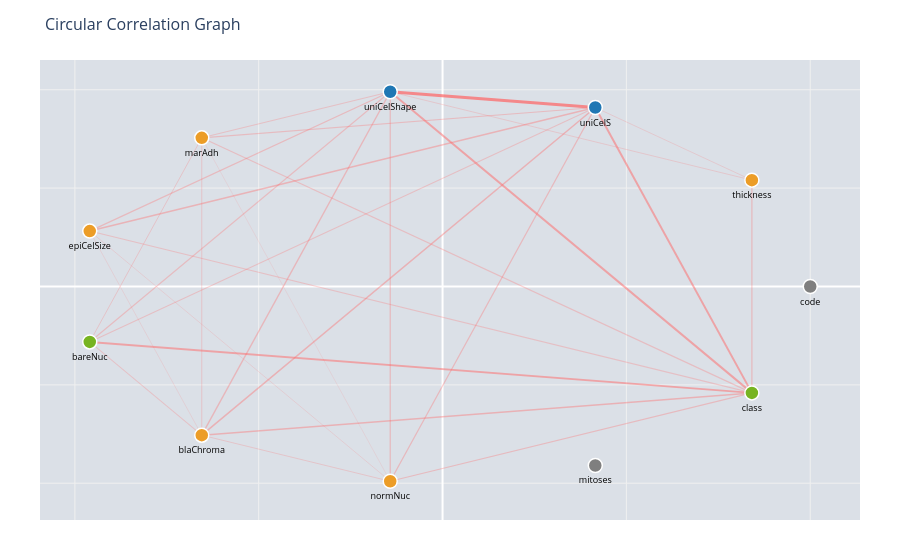

The notebook cell this image was saved under:
### Markdown cell above
Now we can learn that the strongest correlation is between uniCelS and uniCelShape.

### **d) Circular layout**

Now we work with a circular layout. Now positions of the nodes do not reflect the stronger or weaker relations. Therfore, our color code has to be more complex. We will color the nodes (variables) depending on the maximum correlation of it:
- Blue node if pmax > 0.9
- Green node if 0.8 < pmax < 0.9
- Orange node if 0.6 < pmax < 0.8
- Gray node if pmax < 0.6

### Code cell
G3 = nx.Graph()

# Add the variables as nodes:
for col in corr_mat.columns:
    G3.add_node(col)

threshold = 0.6

# Add edges with weights
for i in range(len(corr_mat.columns)):
    for j in range(i+1, len(corr_mat.columns)):
        if abs(corr_mat.iloc[i, j]) > threshold: 
            G3.add_edge(corr_mat.columns[i], corr_mat.columns[j], weight=corr_mat.iloc[i, j])

# We replace the diagonal with 0 temporarily to avoid evaluating the correlation of a variable with itself
temp_corr = corr_mat.abs().copy()
np.fill_diagonal(temp_corr.values, 0)

node_colors = []
node_categories = []

for node in G3.nodes():
    # Looking for the maximum absolute correlation of this node with any other
    p_max = temp_corr[node].max()
    
    if p_max > 0.9:
        color = '#1f77b4'  # Blue if ρmax > 0.9
        cat = 'ρmax > 0.9'
    elif 0.8 < p_max <= 0.9:
        color = "#77b421"  # Green if 0.8 < ρmax <= 0.9
        cat = '0.8 < ρmax <= 0.9'
    elif 0.6 < p_max <= 0.8:
        color = "#ec9d27"  # Orange if 0.6 < ρmax <= 0.8
        cat = '0.6 < ρmax <= 0.8'
    else:
        color = '#7f7f7f'  # Gray for the remaining (ρmax <= 0.6)
        cat = 'ρmax <= 0.6'
        
    node_colors.append(color)
    node_categories.append(f"{node} ({cat})")

# Circular layout
pos = nx.circular_layout(G3) 

# Edge traces
edge_traces = []
for edge in G3.edges(data=True):
    node1, node2, attr = edge
    x0, y0 = pos[node1]
    x1, y1 = pos[node2]
    
    weight = abs(attr['weight'])
    
    # Exageramos la diferencia visual con potencia cúbica (como en el paso anterior)
    exaggerated_factor = weight ** 3.5
    edge_width = exaggerated_factor * 4
    edge_color = f"rgba(300, 100, 100, {exaggerated_factor})"
    
    trace = go.Scatter(
        x=[x0, x1], y=[y0, y1],
        line=dict(width=edge_width, color=edge_color),
        hoverinfo='none',
        mode='lines'
    )
    edge_traces.append(trace)

# Node traces:
node_x = []
node_y = []
for node in G3.nodes():
    x, y = pos[node]
    node_x.append(x)
    node_y.append(y)

node_trace = go.Scatter(
    x=node_x, y=node_y,
    mode='markers',
    hoverinfo='text',
    text=node_categories, 
    marker=dict(
        size=14, 
        color=node_colors, 
        line=dict(width=1.5, color='white')
    )
)

# Label traces:
label_x = []
label_y = []
label_text = []
for node in G3.nodes():
    x, y = pos[node]
    label_x.append(x)
    label_y.append(y - 0.08)   
    label_text.append(node)

label_trace = go.Scatter(
    x=label_x, y=label_y,
    mode='text',
    text=label_text,
    textposition='middle center',
    hoverinfo='none',
    textfont=dict(size=9, color='black')
)

# Figure and Layout
fig = go.Figure(
    data=[*edge_traces, node_trace, label_trace],
    layout=go.Layout(
        title=dict(text='Circular Correlation Graph', font=dict(size=16)),
        showlegend=False,
        hovermode='closest',
        margin=dict(b=40, l=40, r=40, t=60), 
        xaxis=dict(showgrid=True, gridcolor="#f0f0f0", gridwidth=1, zeroline=True, zerolinecolor="#ffffff",showticklabels=False),
        yaxis=dict(showgrid=True, gridcolor="#f0f0f0", gridwidth=1, zeroline=True, zerolinecolor="#ffffff", showticklabels=False),
        plot_bgcolor="#dbe0e7"
    )
)

fig.show()

### Figure 1 — Plotly figure (JSON) as saved in the notebook; plotly's stock layout.template omitted (floating-point values rounded to 4 significant figures)
{"data": [{"hoverinfo": "none", "line": {"color": "rgba(300, 100, 100, 0.2154035179010328)", "width": 0.8616}, "mode": "lines", "type": "scatter", "x": [0.8413, 0.4154], "y": [0.5406, 0.9096]}, {"hoverinfo": "none", "line": {"color": "rgba(300, 100, 100, 0.2269293379599417)", "width": 0.9077}, "mode": "lines", "type": "scatter", "x": [0.8413, -0.1423], "y": [0.5406, 0.9898]}, {"hoverinfo": "none", "line": {"color": "rgba(300, 100, 100, 0.3105978676021619)", "width": 1.242}, "mode": "lines", "type": "scatter", "x": [0.8413, 0.8413], "y": [0.5406, -0.5406]}, {"hoverinfo": "none", "line": {"color": "rgba(300, 100, 100, 0.7102767376719925)", "width": 2.841}, "mode": "lines", "type": "scatter", "x": [0.4154, -0.1423], "y": [0.9096, 0.9898]}, {"hoverinfo": "none", "line": {"color": "rgba(300, 100, 100, 0.2950637242311674)", "width": 1.18}, "mode": "lines", "type": "scatter", "x": [0.4154, -0.6549], "y": [0.9096, 0.7557]}, {"hoverinfo": "none", "line": {"color": "rgba(300, 100, 100, 0.3684311702666418)", "width": 1.474}, "mode": "lines", "type": "scatter", "x": [0.4154, -0.9595], "y": [0.9096, 0.2817]}, {"hoverinfo": "none", "line": {"color": "rgba(300, 100, 100, 0.26830233761400557)", "width": 1.073}, "mode": "lines", "type": "scatter", "x": [0.4154, -0.9595], "y": [0.9096, -0.2817]}, {"hoverinfo": "none", "line": {"color": "rgba(300, 100, 100, 0.37520202962840105)", "width": 1.501}, "mode": "lines", "type": "scatter", "x": [0.4154, -0.6549], "y": [0.9096, -0.7557]}, {"hoverinfo": "none", "line": {"color": "rgba(300, 100, 100, 0.3211440029337182)", "width": 1.285}, "mode": "lines", "type": "scatter", "x": [0.4154, -0.1423], "y": [0.9096, -0.9898]}, {"hoverinfo": "none", "line": {"color": "rgba(300, 100, 100, 0.4948318787170132)", "width": 1.979}, "mode": "lines", "type": "scatter", "x": [0.4154, 0.8413], "y": [0.9096, -0.5406]}, {"hoverinfo": "none", "line": {"color": "rgba(300, 100, 100, 0.2634199812018974)", "width": 1.054}, "mode": "lines", "type": "scatter", "x": [-0.1423, -0.6549], "y": [0.9898, 0.7557]}, {"hoverinfo": "none", "line": {"color": "rgba(300, 100, 100, 0.31620126000376325)", "width": 1.265}, "mode": "lines", "type": "scatter", "x": [-0.1423, -0.9595], "y": [0.9898, 0.2817]}, {"hoverinfo": "none", "line": {"color": "rgba(300, 100, 100, 0.2978421732764277)", "width": 1.191}, "mode": "lines", "type": "scatter", "x": [-0.1423, -0.9595], "y": [0.9898, -0.2817]}, {"hoverinfo": "none", "line": {"color": "rgba(300, 100, 100, 0.3419525846173187)", "width": 1.368}, "mode": "lines", "type": "scatter", "x": [-0.1423, -0.6549], "y": [0.9898, -0.7557]}, {"hoverinfo": "none", "line": {"color": "rgba(300, 100, 100, 0.3158598158232433)", "width": 1.263}, "mode": "lines", "type": "scatter", "x": [-0.1423, -0.1423], "y": [0.9898, -0.9898]}, {"hoverinfo": "none", "line": {"color": "rgba(300, 100, 100, 0.49701634839254083)", "width": 1.988}, "mode": "lines", "type": "scatter", "x": [-0.1423, 0.8413], "y": [0.9898, -0.5406]}, {"hoverinfo": "none", "line": {"color": "rgba(300, 100, 100, 0.2423117067056901)", "width": 0.9692}, "mode": "lines", "type": "scatter", "x": [-0.6549, -0.9595], "y": [0.7557, -0.2817]}, {"hoverinfo": "none", "line": {"color": "rgba(300, 100, 100, 0.24198672134287402)", "width": 0.9679}, "mode": "lines", "type": "scatter", "x": [-0.6549, -0.6549], "y": [0.7557, -0.7557]}, {"hoverinfo": "none", "line": {"color": "rgba(300, 100, 100, 0.17060772305150707)", "width": 0.6824}, "mode": "lines", "type": "scatter", "x": [-0.6549, -0.1423], "y": [0.7557, -0.9898]}, {"hoverinfo": "none", "line": {"color": "rgba(300, 100, 100, 0.2824092692190387)", "width": 1.13}, "mode": "lines", "type": "scatter", "x": [-0.6549, 0.8413], "y": [0.7557, -0.5406]}, {"hoverinfo": "none", "line": {"color": "rgba(300, 100, 100, 0.18356241913036123)", "width": 0.7342}, "mode": "lines", "type": "scatter", "x": [-0.9595, -0.6549], "y": [0.2817, -0.7557]}, {"hoverinfo": "none", "line": {"color": "rgba(300, 100, 100, 0.19723723175553376)", "width": 0.7889}, "mode": "lines", "type": "scatter", "x": [-0.9595, -0.1423], "y": [0.2817, -0.9898]}, {"hoverinfo": "none", "line": {"color": "rgba(300, 100, 100, 0.2630224715994537)", "width": 1.052}, "mode": "lines", "type": "scatter", "x": [-0.9595, 0.8413], "y": [0.2817, -0.5406]}, {"hoverinfo": "none", "line": {"color": "rgba(300, 100, 100, 0.25164817020419)", "width": 1.007}, "mode": "lines", "type": "scatter", "x": [-0.9595, -0.6549], "y": [-0.2817, -0.7557]}, {"hoverinfo": "none", "line": {"color": "rgba(300, 100, 100, 0.4970889936890953)", "width": 1.988}, "mode": "lines", "type": "scatter", "x": [-0.9595, 0.8413], "y": [-0.2817, -0.5406]}, {"hoverinfo": "none", "line": {"color": "rgba(300, 100, 100, 0.24092446180441476)", "width": 0.9637}, "mode": "lines", "type": "scatter", "x": [-0.6549, -0.1423], "y": [-0.7557, -0.9898]}, {"hoverinfo": "none", "line": {"color": "rgba(300, 100, 100, 0.3767598519196939)", "width": 1.507}, "mode": "lines", "type": "scatter", "x": [-0.6549, 0.8413], "y": [-0.7557, -0.5406]}, {"hoverinfo": "none", "line": {"color": "rgba(300, 100, 100, 0.3049298858823621)", "width": 1.22}, "mode": "lines", "type": "scatter", "x": [-0.1423, 0.8413], "y": [-0.9898, -0.5406]}, {"hoverinfo": "text", "marker": {"color": ["#7f7f7f", "#ec9d27", "#1f77b4", "#1f77b4", "#ec9d27", "#ec9d27", "#77b421", "#ec9d27", "#ec9d27", "#7f7f7f", "#77b421"], "line": {"color": "white", "width": 1.5}, "size": 14}, "mode": "markers", "text": ["code (ρmax <= 0.6)", "thickness (0.6 < ρmax <= 0.8)", "uniCelS (ρmax > 0.9)", "uniCelShape (ρmax > 0.9)", "marAdh (0.6 < ρmax <= 0.8)", "epiCelSize (0.6 < ρmax <= 0.8)", "bareNuc (0.8 < ρmax <= 0.9)", "blaChroma (0.6 < ρmax <= 0.8)", "normNuc (0.6 < ρmax <= 0.8)", "mitoses (ρmax <= 0.6)", "class (0.8 < ρmax <= 0.9)"], "type": "scatter", "x": [1, 0.8413, 0.4154, -0.1423, -0.6549, -0.9595, -0.9595, -0.6549, -0.1423, 0.4154, 0.8413], "y": [2.709e-09, 0.5406, 0.9096, 0.9898, 0.7557, 0.2817, -0.2817, -0.7557, -0.9898, -0.9096, -0.5406]}, {"hoverinfo": "none", "mode": "text", "text": ["code", "thickness", "uniCelS", "uniCelShape", "marAdh", "epiCelSize", "bareNuc", "blaChroma", "normNuc", "mitoses", "class"], "textfont": {"color": "black", "size": 9}, "textposition": "middle center", "type": "scatter", "x": [1, 0.8413, 0.4154, -0.1423, -0.6549, -0.9595, -0.9595, -0.6549, -0.1423, 0.4154, 0.8413], "y": [-0.08, 0.4606, 0.8296, 0.9098, 0.6757, 0.2017, -0.3617, -0.8357, -1.07, -0.9896, -0.6206]}], "layout": {"hovermode": "closest", "margin": {"b": 40, "l": 40, "r": 40, "t": 60}, "plot_bgcolor": "#dbe0e7", "showlegend": false, "title": {"font": {"size": 16}, "text": "Circular Correlation Graph"}, "xaxis": {"gridcolor": "#f0f0f0", "gridwidth": 1, "showgrid": true, "showticklabels": false, "zeroline": true, "zerolinecolor": "#ffffff"}, "yaxis": {"gridcolor": "#f0f0f0", "gridwidth": 1, "showgrid": true, "showticklabels": false, "zeroline": true, "zerolinecolor": "#ffffff"}}}
